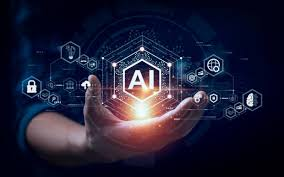
#> input picture Experiment-07/AI.jpg, 284 x 177 px, found by its file name
$ jupyter execute EXP_7_Practice_Question.ipynb
#> lines starting #> are read from the running program, lines starting #| are printed output that depends on the picture
# What is the role of keypoints in image processing?

[cell 1]
import cv2
import numpy as np
import matplotlib.pyplot as plt

[cell 2]
# Load image
image = cv2.imread('/content/drive/MyDrive/Computer Vision/AI.jpg', 0)  # Load in grayscale
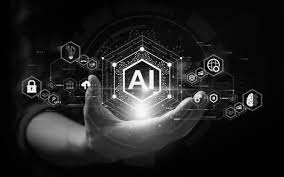
#> image: shape (177, 284); min 0, max 255, mean 34.7

# Detect keypoints using ORB
orb = cv2.ORB_create()
keypoints = orb.detect(image, None)
#> keypoints = 412 keypoints; strongest (x, y, size): (83, 84, 31), (31, 83, 31), (84, 86, 31), (86, 84, 31)

# Draw keypoints
image_with_kp = cv2.drawKeypoints(image, keypoints, None, color=(0,255,0))
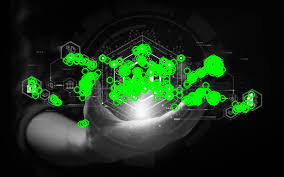
#> image_with_kp: shape (177, 284, 3); mean of channels 0, 1, 2 26.8, 48.4, 26.8; drawn as B, G, R

# Display
plt.imshow(image_with_kp)
plt.title("Keypoints in Image")
plt.axis('off')
plt.show()

# What are the main components of the ORB algorithm?

[cell 3]
# Load image
image = cv2.imread('/content/drive/MyDrive/Computer Vision/Sample.jpg', 0)
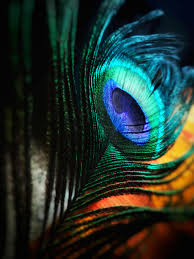
#> input picture Experiment-01/Sample.jpg, 194 x 259 px, found by its file name
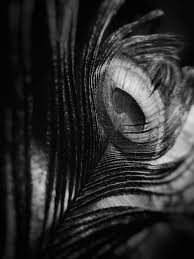
#> image: shape (259, 194); min 0, max 241, mean 43.9

# ORB detection and computation
orb = cv2.ORB_create()
keypoints, descriptors = orb.detectAndCompute(image, None)
#> keypoints = 366 keypoints; strongest (x, y, size): (147, 123, 31), (145, 123, 31), (144, 129, 31), (155, 87, 31)

# Visualize keypoints
image_kp = cv2.drawKeypoints(image, keypoints, None, color=(0, 255, 0))
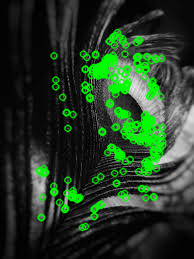
#> image_kp: shape (259, 194, 3); mean of channels 0, 1, 2 36.4, 59.5, 36.4; drawn as B, G, R
plt.imshow(image_kp)
plt.title("ORB Keypoints")
plt.axis('off')
plt.show()

# Why is SIFT considered more robust than ORB?

[cell 4]
# Load image
image = cv2.imread('/content/drive/MyDrive/Computer Vision/Sample.jpg', 0)

# Use SIFT
sift = cv2.SIFT_create()
keypoints, descriptors = sift.detectAndCompute(image, None)
#> keypoints = 440 keypoints; strongest (x, y, size): (54, 193, 3), (39, 187, 9.5), (165, 159, 6.6), (52, 205, 3.4)

# Draw keypoints
image_kp = cv2.drawKeypoints(image, keypoints, None, color=(255, 0, 0))
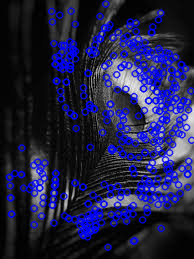
#> image_kp: shape (259, 194, 3); mean of channels 0, 1, 2 71.5, 33, 33; drawn as B, G, R
plt.imshow(image_kp)
plt.title("SIFT Keypoints")
plt.axis('off')
plt.show()

# What is the role of Brute-Force Matcher?

[cell 5]
# Load two images
img1 = cv2.imread('/content/drive/MyDrive/Computer Vision/AI.jpg', 0)
img2 = cv2.imread('/content/drive/MyDrive/Computer Vision/Sample.jpg', 0)

# ORB keypoints and descriptors
orb = cv2.ORB_create()
kp1, des1 = orb.detectAndCompute(img1, None)
#> kp1 = 412 keypoints; strongest (x, y, size): (83, 84, 31), (31, 83, 31), (84, 86, 31), (86, 84, 31)
kp2, des2 = orb.detectAndCompute(img2, None)
#> kp2 = 366 keypoints; strongest (x, y, size): (147, 123, 31), (145, 123, 31), (144, 129, 31), (155, 87, 31)

# Brute-Force Matcher
bf = cv2.BFMatcher(cv2.NORM_HAMMING, crossCheck=True)
matches = bf.match(des1, des2)
#> matches = 84 matches
matches = sorted(matches, key=lambda x: x.distance)

# Draw matches
match_img = cv2.drawMatches(img1, kp1, img2, kp2, matches[:20], None, flags=2)
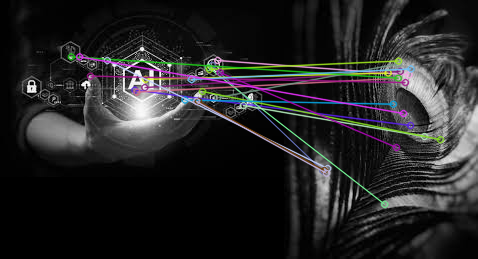
#> match_img: shape (259, 478, 3); mean of channels 0, 1, 2 36.8, 36.1, 36.4; drawn as B, G, R
plt.imshow(match_img)
plt.title("Brute-Force Matching")
plt.axis('off')
plt.show()

# What do you understand by descriptor matching?

[cell 6]
# Use SIFT for better descriptor visualization
img1 = cv2.imread('/content/drive/MyDrive/Computer Vision/AI.jpg', 0)
img2 = cv2.imread('/content/drive/MyDrive/Computer Vision/Sample.jpg', 0)

sift = cv2.SIFT_create()
kp1, des1 = sift.detectAndCompute(img1, None)
#> kp1 = 205 keypoints; strongest (x, y, size): (169, 65, 2.8), (142, 49, 2.8), (114, 65, 2.9), (31, 83, 2.3)
kp2, des2 = sift.detectAndCompute(img2, None)
#> kp2 has the same summary as keypoints

# BFMatcher with default params
bf = cv2.BFMatcher()
matches = bf.knnMatch(des1, des2, k=2)
#> matches = 205 matches

# Apply ratio test (Lowe’s)
good_matches = []
for m, n in matches:
    if m.distance < 0.75 * n.distance:
        good_matches.append(m)
#> after the loop, good_matches = 1 matches

# Draw good matches
matched_img = cv2.drawMatches(img1, kp1, img2, kp2, good_matches, None, flags=2)
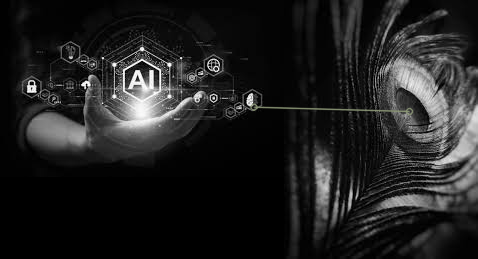
#> matched_img: shape (259, 478, 3); mean of channels 0, 1, 2 32.1, 32.1, 32.1; drawn as B, G, R
plt.imshow(matched_img)
plt.title("Descriptor Matching (SIFT + Ratio Test)")
plt.axis('off')
plt.show()

# What types of applications use feature matching?

[cell 7]
# Example: Image stitching feature matching (OR use in AR)
img1 = cv2.imread('/content/drive/MyDrive/Computer Vision/AI.jpg', 0)
img2 = cv2.imread('/content/drive/MyDrive/Computer Vision/Sample.jpg', 0)

orb = cv2.ORB_create()
kp1, des1 = orb.detectAndCompute(img1, None)
#> kp1 = 412 keypoints; strongest (x, y, size): (83, 84, 31), (31, 83, 31), (84, 86, 31), (86, 84, 31)
kp2, des2 = orb.detectAndCompute(img2, None)

bf = cv2.BFMatcher(cv2.NORM_HAMMING, crossCheck=True)
matches = bf.match(des1, des2)
#> matches = 84 matches

stitched = cv2.drawMatches(img1, kp1, img2, kp2, matches[:10], None, flags=2)
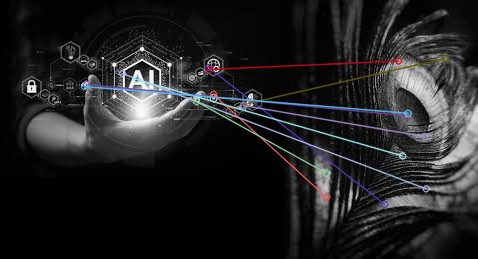
#> stitched: shape (259, 478, 3); mean of channels 0, 1, 2 34.8, 34.1, 34.2; drawn as B, G, R
plt.imshow(stitched)
plt.title("Feature Matching Application: Image Stitching")
plt.axis('off')
plt.show()
